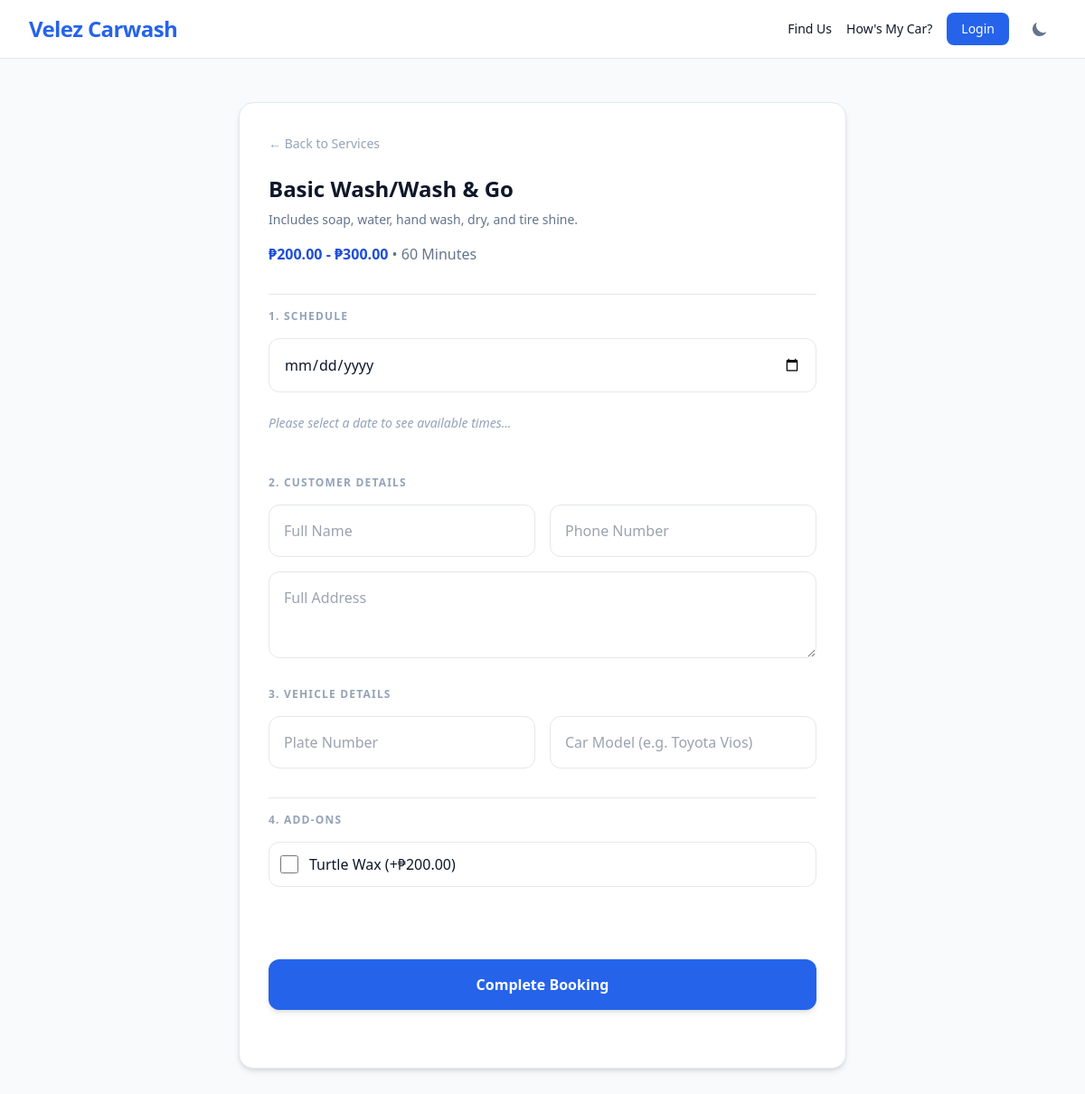
Screenshot of /book/1/ with the database file from the repository.
### reservations/models.py (models this page shows, shortened)
class Service(models.Model):
    name = models.CharField(max_length=100)
    description = models.TextField()
    min_price = models.DecimalField(max_digits=7, decimal_places=2, default=0)
    max_price = models.DecimalField(max_digits=7, decimal_places=2, default=0)
    duration_minutes = models.IntegerField(default=60)
    commission_percentage = models.DecimalField(max_digits=5, decimal_places=2, default=20.00)

class AddOn(models.Model):
    name = models.CharField(max_length=100)
    price = models.DecimalField(max_digits=7, decimal_places=2)

### reservations/views.py (the view, shortened to what this page needs)
# urls.py: path('book/<int:service_id>/', views.book_service, name='book_service'),
def book_service(request, service_id):
    service = get_object_or_404(Service, id=service_id)
    add_ons = AddOn.objects.all()
    selected_date_str = request.GET.get('date')
    available_slots = []
    return render(request, 'reservations/booking_form.html', {
        'service': service,
        'add_ons': add_ons,
        'available_slots': available_slots,
        'selected_date': selected_date_str
    })

### templates/reservations/booking_form.html (shortened to what this page needs)
{% extends 'base.html' %}
{% load humanize %}
{% block content %}
<div class="max-w-2xl mx-auto bg-white dark:bg-slate-900 p-8 rounded-2xl shadow-md border border-slate-200 dark:border-slate-800">
    <a href="{% url 'index' %}" class="text-sm text-slate-400 hover:text-blue-600 mb-6 inline-block">← Back to Services</a>
    <h2 class="text-2xl font-bold mb-2 dark:text-white">{{ service.name }}</h2>
    <p class="text-slate-500 text-sm mb-4 flex-grow">{{ service.description }}</p>
    <p class="text-slate-500 text-md mb-8">
        <span class="font-bold text-blue-700">₱{{ service.min_price|intcomma }} - ₱{{ service.max_price|intcomma }}</span> • {{ service.duration_minutes }} Minutes
    </p>
    <form method="POST" class="mb-8 my-4" id="booking-form">
        <div class="border-t dark:border-slate-800 my-8 py-4">
            <h4 class="font-bold text-slate-400 uppercase text-xs tracking-widest mb-4">1. Schedule</h4>
            <input type="date" id="date-picker" name="date" required
                class="w-full p-4 rounded-xl border dark:bg-slate-800 dark:border-slate-700 dark:text-white mb-6 outline-none focus:ring-2 focus:ring-blue-500">
            <div id="time-slots-container" class="grid grid-cols-2 sm:grid-cols-3 gap-4">
                <p class="text-slate-400 text-sm col-span-full italic">Please select a date to see available times...</p>
            </div>
        </div>
        <div class="grid grid-cols-1 md:grid-cols-2 gap-4">
            <div class="col-span-2">
                <h4 class="font-bold text-slate-400 uppercase text-xs tracking-widest">2. Customer Details</h4>
            </div>
            <input type="text" name="name" placeholder="Full Name" required
                class="p-4 rounded-xl border dark:bg-slate-800 dark:border-slate-700 dark:text-white outline-none focus:ring-2 focus:ring-blue-500">
            <input type="text" name="phone" placeholder="Phone Number" required
                class="p-4 rounded-xl border dark:bg-slate-800 dark:border-slate-700 dark:text-white outline-none focus:ring-2 focus:ring-blue-500">
            <textarea name="address" placeholder="Full Address" required
                class="col-span-2 p-4 rounded-xl border dark:bg-slate-800 dark:border-slate-700 dark:text-white outline-none focus:ring-2 focus:ring-blue-500 h-24"></textarea>
            <div class="col-span-2 mt-4">
                <h4 class="font-bold text-slate-400 uppercase text-xs tracking-widest">3. Vehicle Details</h4>
            </div>
            <input type="text" name="plate" placeholder="Plate Number" required
                class="p-4 rounded-xl border dark:bg-slate-800 dark:border-slate-700 dark:text-white outline-none focus:ring-2 focus:ring-blue-500">
            <input type="text" name="model" placeholder="Car Model (e.g. Toyota Vios)" required
                class="p-4 rounded-xl border dark:bg-slate-800 dark:border-slate-700 dark:text-white outline-none focus:ring-2 focus:ring-blue-500">
        </div>
        <div class="border-t dark:border-slate-800 my-8 py-4">
            <h4 class="font-bold text-slate-400 uppercase text-xs tracking-widest mb-4">4. Add-ons</h4>
            <div class="space-y-2">
                {% for addon in add_ons %}
                <label class="flex items-center p-3 border dark:border-slate-700 rounded-xl hover:bg-slate-50 dark:hover:bg-slate-800 cursor-pointer transition">
                    <input type="checkbox" name="add_ons" value="{{ addon.id }}" class="w-5 h-5 text-blue-600 rounded">
                    <span class="ml-3 dark:text-slate-300">{{ addon.name }} (+₱{{ addon.price|intcomma }})</span>
                </label>
                {% endfor %}
            </div>
        </div>
        <button type="submit" class="w-full text-center bg-blue-600 text-white font-bold py-4 rounded-xl hover:bg-blue-700 transition mt-8 shadow-md">
            Complete Booking
        </button>
    </form>
</div>
{% endblock %}

### rows the page displays
Service: name "Basic Wash/Wash & Go", description "Includes soap, water, hand wash, dry, and tire shine.", min_price "200.00", max_price "300.00", duration_minutes "60"
AddOn: name "Turtle Wax", price "200.00"
